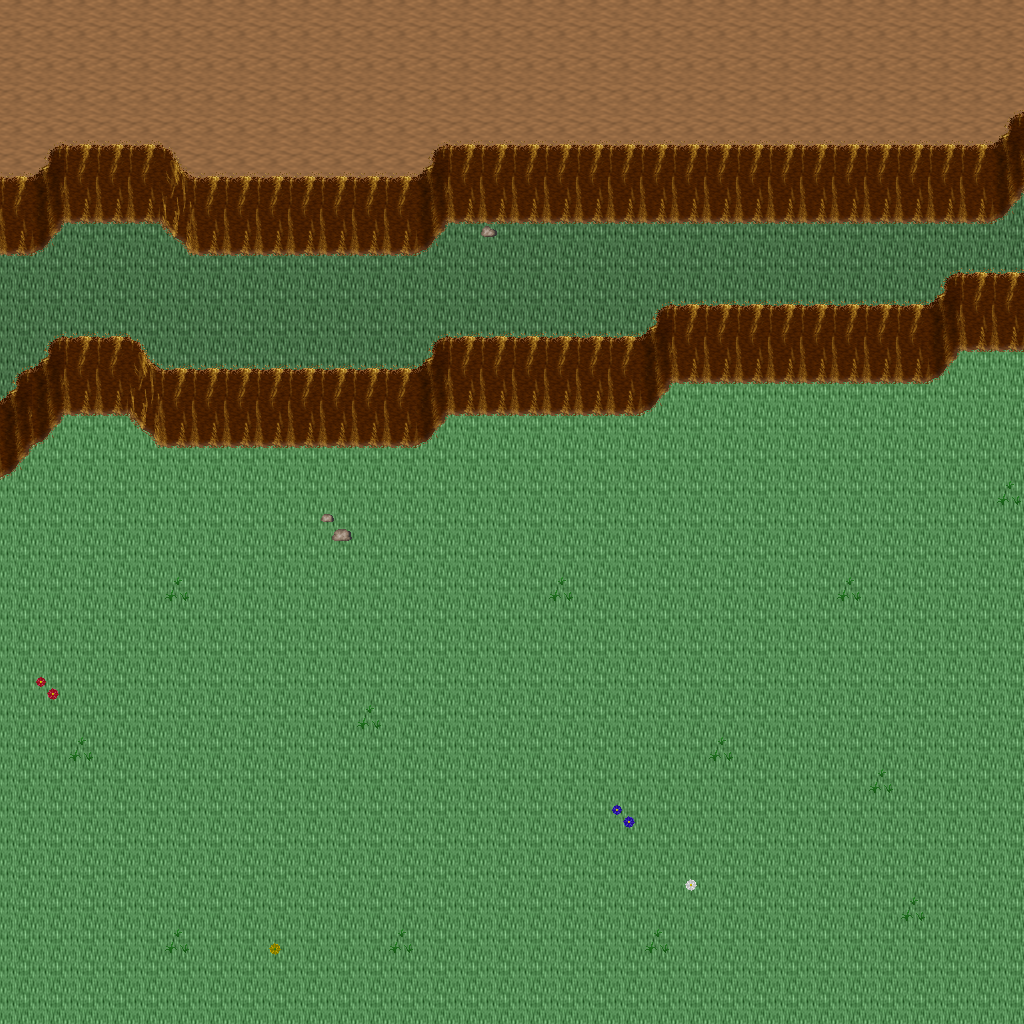

Rendered tile map (Tiled .tmx) drawn with the repository's tilesets; below, a short description and the map source with its tile grids summarised:
An orthogonal 32x32 tile map with 32x32 px tiles, 5 tile layers (Ground, Objects, Objects2, Above, ...), 1 hidden layer not drawn, 49 tilesets.

<map version="1.10" tiledversion="1.11.0" orientation="orthogonal" renderorder="right-down" width="32" height="32" tilewidth="32" tileheight="32" infinite="0" nextlayerid="11" nextobjectid="1">
 <tileset firstgid="1" name="ground_ground" tilewidth="32" tileheight="32" tilecount="33" columns="3">
  <image source="../drawable/ground_ground.png" width="96" height="352" />
 </tileset>
 <tileset firstgid="34" name="building_castle" tilewidth="32" tileheight="32" tilecount="320" columns="20">
  <image source="../drawable/building_castle.png" width="640" height="512" />
 </tileset>
 <tileset firstgid="354" name="furniture_carpet_carpets_2" tilewidth="32" tileheight="32" tilecount="20" columns="4">
  <image source="../drawable/furniture_carpet_carpets_2.png" width="128" height="160" />
 </tileset>
 <tileset firstgid="374" name="ground_indoor_tiles" tilewidth="32" tileheight="32" tilecount="8" columns="2">
  <image source="../drawable/ground_indoor_tiles.png" width="64" height="128" />
 </tileset>
 <tileset firstgid="382" name="ground_water_pool" tilewidth="32" tileheight="32" tilecount="72" columns="3">
  <image source="../drawable/ground_water_pool.png" width="96" height="768" />
 </tileset>
 <tileset firstgid="454" name="ground_brown_paving" tilewidth="32" tileheight="32" tilecount="2" columns="2">
  <image source="../drawable/ground_brown_paving.png" width="64" height="32" />
 </tileset>
 <tileset firstgid="456" name="ground_spikes" tilewidth="32" tileheight="32" tilecount="1" columns="1">
  <image source="../drawable/ground_spikes.png" width="32" height="32" />
 </tileset>
 <tileset firstgid="457" name="ground_ridge_earth_dark" tilewidth="32" tileheight="32" tilecount="96" columns="12">
  <image source="../drawable/ground_ridge_earth_dark.png" width="384" height="256" />
 </tileset>
 <tileset firstgid="553" name="plant_grasses" tilewidth="32" tileheight="32" tilecount="6" columns="3">
  <image source="../drawable/plant_grasses.png" width="96" height="64" />
 </tileset>
 <tileset firstgid="559" name="ground_water_pool_corners" tilewidth="32" tileheight="32" tilecount="72" columns="3">
  <image source="../drawable/ground_water_pool_corners.png" width="96" height="768" />
 </tileset>
 <tileset firstgid="631" name="building_fence_fence_chunky" tilewidth="32" tileheight="32" tilecount="21" columns="3">
  <image source="../drawable/building_fence_fence_chunky.png" width="96" height="224" />
 </tileset>
 <tileset firstgid="652" name="ground_earth_edges" tilewidth="32" tileheight="32" tilecount="18" columns="6">
  <image source="../drawable/ground_earth_edges.png" width="192" height="96" />
 </tileset>
 <tileset firstgid="670" name="ground_rock_pebbles" tilewidth="32" tileheight="32" tilecount="3" columns="1">
  <image source="../drawable/ground_rock_pebbles.png" width="32" height="96" />
 </tileset>
 <tileset firstgid="673" name="ground_square_patch" tilewidth="32" tileheight="32" tilecount="9" columns="3">
  <image source="../drawable/ground_square_patch.png" width="96" height="96" />
 </tileset>
 <tileset firstgid="682" name="plant_leaves" tilewidth="32" tileheight="32" tilecount="8" columns="4">
  <image source="../drawable/plant_leaves.png" width="128" height="64" />
 </tileset>
 <tileset firstgid="690" name="item_corpse_skull_dark" tilewidth="32" tileheight="32" tilecount="2" columns="2">
  <image source="../drawable/item_corpse_skull_dark.png" width="64" height="32" />
 </tileset>
 <tileset firstgid="692" name="item_corpse_skeleton" tilewidth="32" tileheight="32" tilecount="4" columns="2">
  <image source="../drawable/item_corpse_skeleton.png" width="64" height="64" />
 </tileset>
 <tileset firstgid="696" name="furniture_table_grey_fancy" tilewidth="32" tileheight="32" tilecount="9" columns="3">
  <image source="../drawable/furniture_table_grey_fancy.png" width="96" height="96" />
 </tileset>
 <tileset firstgid="705" name="furniture_table_grey_long" tilewidth="32" tileheight="32" tilecount="4" columns="2">
  <image source="../drawable/furniture_table_grey_long.png" width="64" height="64" />
 </tileset>
 <tileset firstgid="709" name="furniture_table_grey_plain" tilewidth="32" tileheight="32" tilecount="9" columns="3">
  <image source="../drawable/furniture_table_grey_plain.png" width="96" height="96" />
 </tileset>
 <tileset firstgid="718" name="item_gothic_slab" tilewidth="32" tileheight="32" tilecount="1" columns="1">
  <image source="../drawable/item_gothic_slab.png" width="32" height="32" />
 </tileset>
 <tileset firstgid="719" name="logic_creature_gnome" tilewidth="32" tileheight="32" tilecount="6" columns="6">
  <image source="../drawable/logic_creature_gnome.png" width="192" height="32" />
 </tileset>
 <tileset firstgid="725" name="logic_creature_animal" tilewidth="32" tileheight="32" tilecount="32" columns="8">
  <image source="../drawable/logic_creature_animal.png" width="256" height="128" />
 </tileset>
 <tileset firstgid="757" name="logic_collision" tilewidth="32" tileheight="32" tilecount="1" columns="1">
  <image source="../drawable/logic_collision.png" width="32" height="32" />
 </tileset>
 <tileset firstgid="758" name="ground_water_pool_deep" tilewidth="32" tileheight="32" tilecount="72" columns="3">
  <image source="../drawable/ground_water_pool_deep.png" width="96" height="768" />
 </tileset>
 <tileset firstgid="830" name="object_suspension_bridge" tilewidth="32" tileheight="32" tilecount="24" columns="3">
  <image source="../drawable/object_suspension_bridge.png" width="96" height="256" />
 </tileset>
 <tileset firstgid="854" name="plant_flower_daisy_blue" tilewidth="32" tileheight="32" tilecount="8" columns="2">
  <image source="../drawable/plant_flower_daisy_blue.png" width="64" height="128" />
 </tileset>
 <tileset firstgid="862" name="plant_flower_daisy_red" tilewidth="32" tileheight="32" tilecount="8" columns="2">
  <image source="../drawable/plant_flower_daisy_red.png" width="64" height="128" />
 </tileset>
 <tileset firstgid="870" name="plant_flower_daisy_white" tilewidth="32" tileheight="32" tilecount="8" columns="2">
  <image source="../drawable/plant_flower_daisy_white.png" width="64" height="128" />
 </tileset>
 <tileset firstgid="878" name="plant_flower_daisy_yellow" tilewidth="32" tileheight="32" tilecount="8" columns="2">
  <image source="../drawable/plant_flower_daisy_yellow.png" width="64" height="128" />
 </tileset>
 <tileset firstgid="886" name="plant_tree_tree_green" tilewidth="32" tileheight="32" tilecount="88" columns="8">
  <image source="../drawable/plant_tree_tree_green.png" width="256" height="352" />
 </tileset>
 <tileset firstgid="974" name="ground_rock_pebbles" tilewidth="32" tileheight="32" tilecount="3" columns="1">
  <image source="../drawable/ground_rock_pebbles.png" width="32" height="96" />
 </tileset>
 <tileset firstgid="977" name="item_banners_flag" tilewidth="32" tileheight="32" tilecount="12" columns="3">
  <image source="../drawable/item_banners_flag.png" width="96" height="128" />
 </tileset>
 <tileset firstgid="989" name="item_flagpole" tilewidth="32" tileheight="32" tilecount="3" columns="1">
  <image source="../drawable/item_flagpole.png" width="32" height="96" />
 </tileset>
 <tileset firstgid="992" name="furniture_chair_bench_white" tilewidth="32" tileheight="32" tilecount="8" columns="2">
  <image source="../drawable/furniture_chair_bench_white.png" width="64" height="128" />
 </tileset>
 <tileset firstgid="1000" name="item_statue_flowered_arch" tilewidth="32" tileheight="32" tilecount="24" columns="6">
  <image source="../drawable/item_statue_flowered_arch.png" width="192" height="128" />
 </tileset>
 <tileset firstgid="1024" name="building_decoration_block" tilewidth="32" tileheight="32" tilecount="2" columns="2">
  <image source="../drawable/building_decoration_block.png" width="64" height="32" />
 </tileset>
 <tileset firstgid="1026" name="building_decoration_orbpedestal" tilewidth="32" tileheight="32" tilecount="2" columns="1">
  <image source="../drawable/building_decoration_orbpedestal.png" width="32" height="64" />
 </tileset>
 <tileset firstgid="1028" name="item_statue_urn_with_flowers" tilewidth="32" tileheight="32" tilecount="2" columns="1">
  <image source="../drawable/item_statue_urn_with_flowers.png" width="32" height="64" />
 </tileset>
 <tileset firstgid="1030" name="building_decoration_pool" tilewidth="32" tileheight="32" tilecount="9" columns="3">
  <image source="../drawable/building_decoration_pool.png" width="96" height="96" />
 </tileset>
 <tileset firstgid="1039" name="item_statue_romanic_art1" tilewidth="32" tileheight="32" tilecount="4" columns="2">
  <image source="../drawable/item_statue_romanic_art1.png" width="64" height="64" />
 </tileset>
 <tileset firstgid="1043" name="building_wall_int_clay" tilewidth="32" tileheight="32" tilecount="100" columns="10">
  <image source="../drawable/building_wall_int_clay.png" width="320" height="320" />
 </tileset>
 <tileset firstgid="1143" name="ground_green_paving" tilewidth="32" tileheight="32" tilecount="18" columns="3">
  <image source="../drawable/ground_green_paving.png" width="96" height="192" />
 </tileset>
 <tileset firstgid="1161" name="logic_protection" tilewidth="32" tileheight="32" tilecount="2" columns="2">
  <image source="../drawable/logic_protection.png" width="64" height="32" />
 </tileset>
 <tileset firstgid="1163" name="furniture_other_stick" tilewidth="32" tileheight="32" tilecount="2" columns="1">
  <image source="../drawable/furniture_other_stick.png" width="32" height="64" />
 </tileset>
 <tileset firstgid="1165" name="item_scrying_orb" tilewidth="32" tileheight="32" tilecount="8" columns="8">
  <image source="../drawable/item_scrying_orb.png" width="256" height="32" />
 </tileset>
 <tileset firstgid="1173" name="light_dim_light_7x5" tilewidth="32" tileheight="32" tilecount="35" columns="7">
  <image source="../drawable/light_dim_light_7x5.png" width="224" height="160" />
 </tileset>
 <tileset firstgid="1208" name="light_light_5x5" tilewidth="32" tileheight="32" tilecount="25" columns="5">
  <image source="../drawable/light_light_5x5.png" width="160" height="160" />
 </tileset>
 <tileset firstgid="1233" name="furniture_light_lamp_bronze" tilewidth="32" tileheight="32" tilecount="3" columns="1">
  <image source="../drawable/furniture_light_lamp_bronze.png" width="32" height="96" />
 </tileset>
 <layer id="1" name="Ground" width="32" height="32">
  <data>[1024 cells, 1024 non-empty, 3 distinct tile ids]</data>
 </layer>
 <layer id="2" name="Objects" width="32" height="32">
  <data>[1024 cells, 220 non-empty, 18 distinct tile ids]</data>
 </layer>
 <layer id="3" name="Objects2" width="32" height="32">
  <data>[1024 cells, 0 non-empty, 0 distinct tile ids]</data>
 </layer>
 <layer id="4" name="Above" width="32" height="32">
  <data>[1024 cells, 0 non-empty, 0 distinct tile ids]</data>
 </layer>
 <layer id="5" name="Above2" width="32" height="32">
  <data>[1024 cells, 0 non-empty, 0 distinct tile ids]</data>
 </layer>
 <layer id="6" name="Walkable" width="32" height="32" visible="0">
  <data>[1024 cells, 202 non-empty, 1 distinct tile ids]</data>
 </layer>
 <objectgroup id="7" name="Mapevents" />
 <objectgroup id="8" name="Spawn" />
 <objectgroup id="9" name="Keys" />
 <objectgroup id="10" name="Replace" />
</map>
